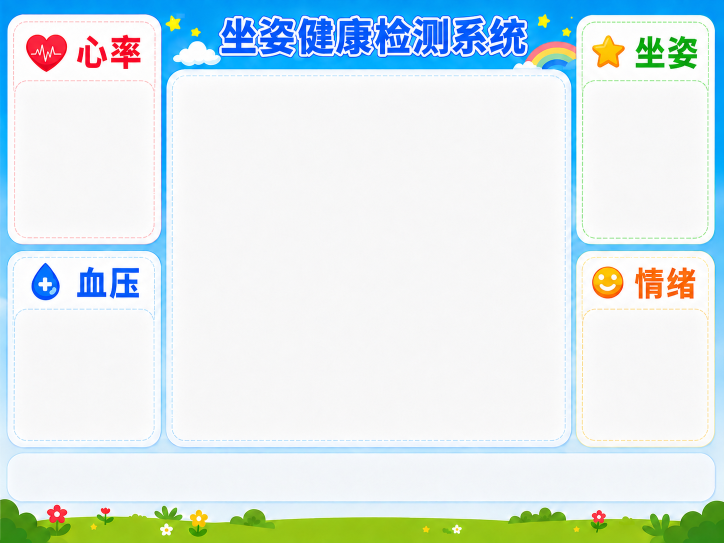
#> input picture main/assets/vision/vision_dashboard_5.png, 1448 x 1086 px (shown at 1/2 size)
$ python prepare_vision_runtime_assets.py
#> lines starting #> are read from the running program, lines starting #| are printed output that depends on the picture
"""Create small, deterministic runtime assets for the 320x240 LCD."""
from pathlib import Path

from PIL import Image


root = Path(__file__).resolve().parents[1]
source = root / "main" / "assets" / "vision"
target = source / "runtime"
target.mkdir(parents=True, exist_ok=True)

# The final background includes enlarged status cards and a speech-text channel.
Image.open(source / "vision_dashboard_5.png").convert("RGB").resize(
    (320, 240), Image.Resampling.LANCZOS
).save(target / "vision_dashboard_5.png", optimize=True)
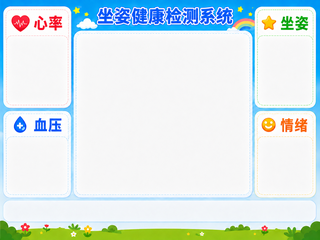
#> saved as vision_dashboard_5.png: PIL image 320x240 RGB; mean R, G, B 216.3, 231.7, 233.5


def fit_transparent(input_path: Path, output_path: Path, size: tuple[int, int]):
#> called with size = (76, 70)
    image = Image.open(input_path).convert("RGBA")
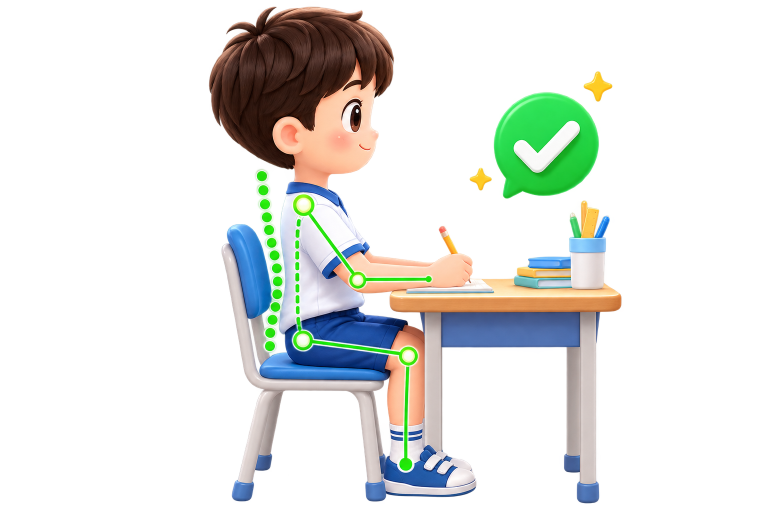
#> input picture main/assets/vision/correct_posture.png, 1536 x 1024 px (shown at 1/2 size)
#> image is the input picture: PIL image 1536x1024 RGBA; mean R, G, B, A 39.2, 42.1, 37.8, 62.5
    image.thumbnail(size, Image.Resampling.LANCZOS)
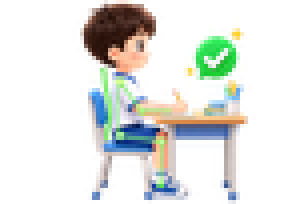
#> image: PIL image 76x51 RGBA (shown 4 times larger); mean R, G, B, A 54.9, 58.7, 51.3, 62.7; transparent parts drawn white
    canvas = Image.new("RGBA", size, (0, 0, 0, 0))
#> canvas: PIL image 76x70 RGBA; every value is 0
    canvas.alpha_composite(image, ((size[0] - image.width) // 2, (size[1] - image.height) // 2))
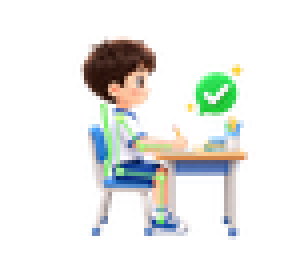
#> canvas: PIL image 76x70 RGBA (shown 4 times larger); mean R, G, B, A 40, 42.8, 37.4, 45.7; transparent parts drawn white
    canvas.save(output_path, optimize=True)


fit_transparent(source / "correct_posture.png", target / "vision_posture_correct.png", (76, 70))
fit_transparent(source / "incorrect_posture.png", target / "vision_posture_incorrect.png", (76, 70))
#> call 2 of fit_transparent, with size = (76, 70)
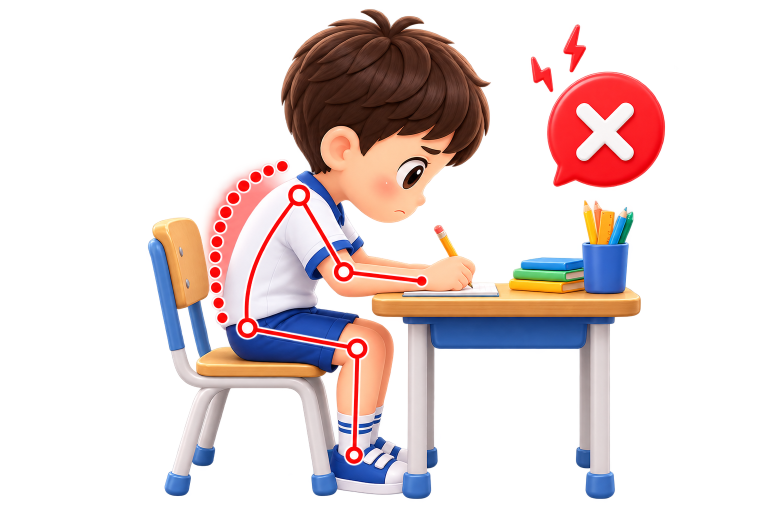
#> input picture main/assets/vision/incorrect_posture.png, 1536 x 1024 px (shown at 1/2 size)
#> in fit_transparent, image is the input picture: PIL image 1536x1024 RGBA; mean R, G, B, A 59.5, 44.1, 43.8, 79.1
#> in fit_transparent (call 2), `image.thumbnail(size, Image.Resampling.LANCZOS)`:
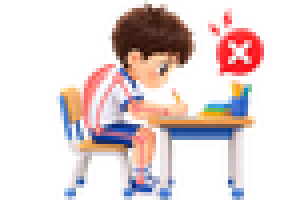
#> image: PIL image 76x51 RGBA (shown 4 times larger); mean R, G, B, A 77.6, 57.3, 57.3, 79.3; transparent parts drawn white
#> in fit_transparent (call 2), `canvas.alpha_composite(image, ((size[0] - image.width) // 2, (size[1] ..`:
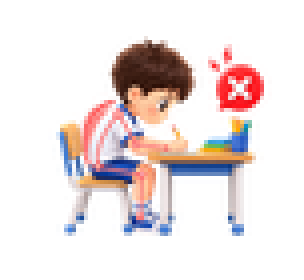
#> canvas: PIL image 76x70 RGBA (shown 4 times larger); mean R, G, B, A 56.5, 41.7, 41.8, 57.7; transparent parts drawn white

# emotion_emoji.png is a color-coded 4-column x 2-row sprite sheet:
# angry, contempt, disgust, fear / happy, neutral, sad, surprise.
labels = ["angry", "contempt", "disgust", "fear", "happy", "neutral", "sad", "surprise"]
#> (the run stopped early here; a loop or call above may not have finished)
